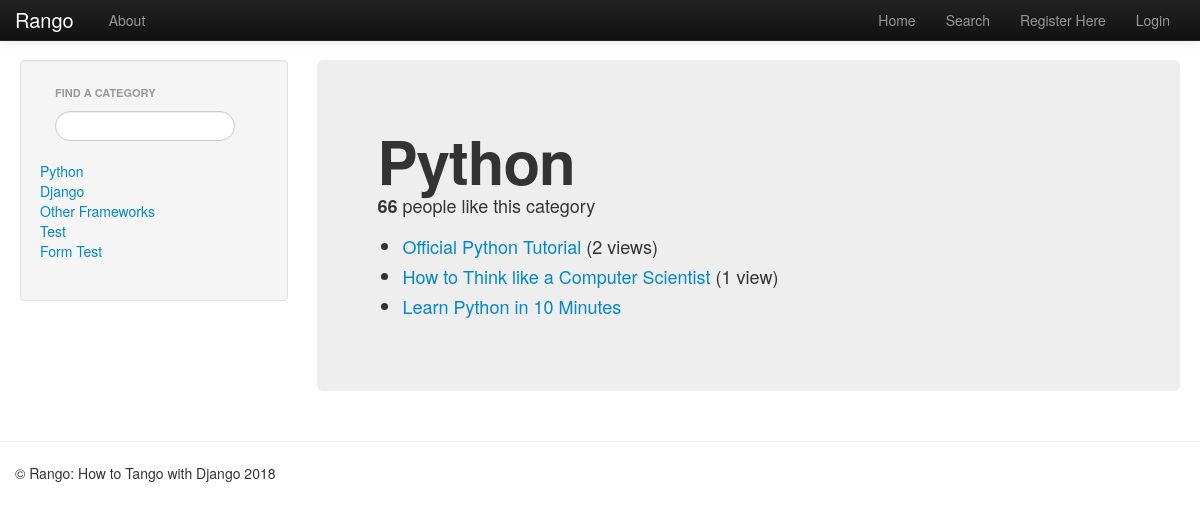
/rango/category/python/, run on the app's committed database.
### rango/models.py (models this page shows, shortened)
class Category(models.Model):
    name = models.CharField(max_length=128, unique=True)
    views = models.IntegerField(default=0)
    likes = models.IntegerField(default=0)
    slug = models.SlugField()

class Page(models.Model):
    category = models.ForeignKey(Category, on_delete=models.CASCADE,)
    title = models.CharField(max_length=128)
    url = models.URLField()
    views = models.IntegerField(default=0)

### rango/views.py (the view)
# urls.py: url(r'^category/(?P<category_name_slug>[\w\-]+)/$', views.category, name='category'),
def category(request, category_name_slug):
    context_dict = {}
    context_dict['result_list'] = None
    context_dict['query'] = None
    if request.method == 'POST':
        query = request.POST['query'].strip()
        if query:
            result_list = run_query(query)
            context_dict['result_list'] = result_list
            context_dict['query'] = query
    try:
        category = Category.objects.get(slug=category_name_slug)
        context_dict['category_name'] = category.name
        context_dict['category_name_slug'] = category_name_slug
        pages = Page.objects.filter(category=category).order_by('-views')
        context_dict['pages'] = pages
        context_dict['category'] = category
    except Category.DoesNotExist:
        pass
    if not context_dict['query']:
        context_dict['query'] = category.name
    return render(request, 'rango/category.html', context_dict)

### rango/templatetags/rango_extras.py (called while the page is built)
@register.inclusion_tag('rango/cats.html')
def get_category_list(cat=None):
    return {'cats': Category.objects.all(), 'act_cat': cat}

### templates/rango/category.html (shortened to what this page needs)
{% extends 'base.html' %}
{% load staticfiles %}
{% block body_block %}
<div class="hero-unit">
    <h1>{{ category_name }}</h1>
    <p>
      <strong id="like_count">{{ category.likes }}</strong> people like this category
    </p>
    {% if category %}
      {% if pages %}
      <ul>
          {% for page in pages %}
          <li><a href="{% url 'goto' %}?page_id={{page.id}}">{{ page.title }}</a>
          {% if page.views > 1 %}
            ({{ page.views }} views)
            {% elif page.views == 1 %}
              ({{ page.views }} view)
          {% endif %}
          </li>
          {% endfor %}
      </ul>
      {% else %}
          <strong>No pages currently in category.</strong>
          {% endif %}
          {% else %}
            The specified category {{ category_name }} does not exist!
      {% endif %}
</div>
{% endblock %}

### templates/rango/cats.html
<ul class="nav nav-sidebar">
{% if cats %}
  {% for c in cats %}
    <li><a href="{% url 'category' c.slug %}">{{ c.name }}</a></li>
  {% endfor %}
{% else %}
  <li><strong>There are no categories present.</strong></li>
{% endif %}
</ul>

### data on the page
Category: name "Python", likes "66"
Category: name "Django"
Category: name "Other Frameworks"
Category: name "Test"
Category: name "Form Test"
Page: title "Official Python Tutorial", views "2"
Page: title "How to Think like a Computer Scientist", views "1"
Page: title "Learn Python in 10 Minutes"
